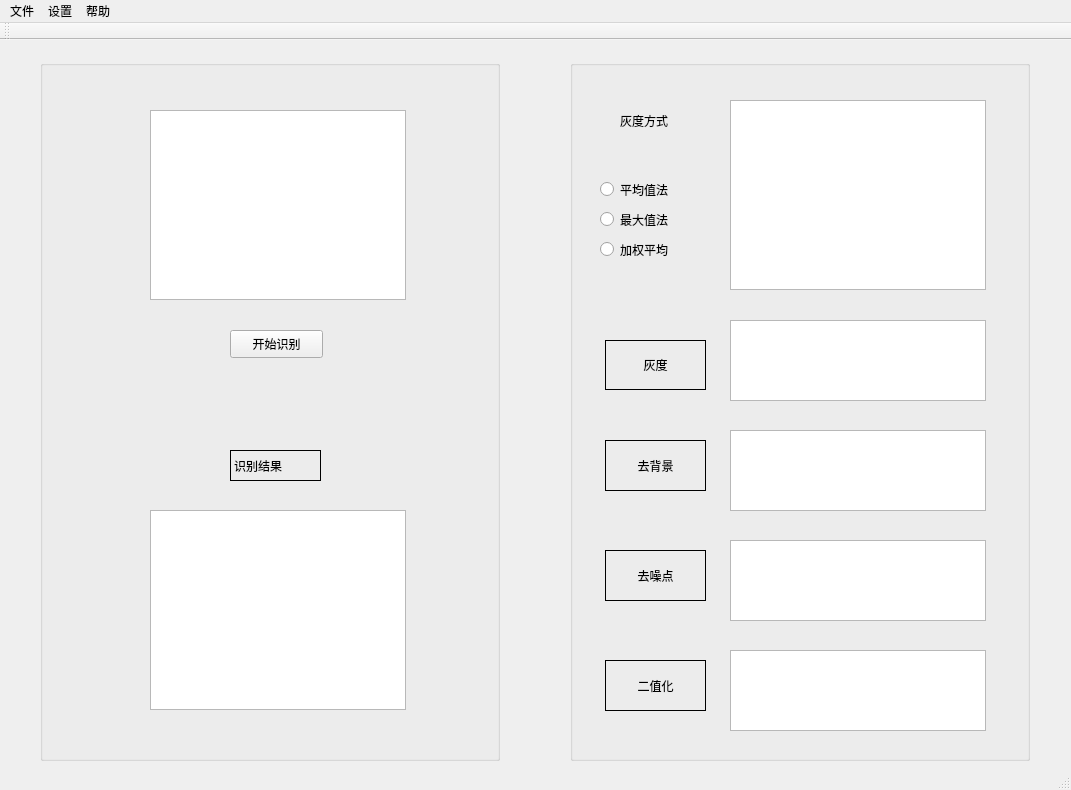
<?xml version="1.0" encoding="UTF-8"?>
<ui version="4.0">
 <class>ViewClass</class>
 <widget class="QMainWindow" name="ViewClass">
  <property name="geometry">
   <rect>
    <x>0</x>
    <y>0</y>
    <width>1071</width>
    <height>790</height>
   </rect>
  </property>
  <property name="windowTitle">
   <string>App</string>
  </property>
  <widget class="QWidget" name="centralWidget">
   <widget class="QGroupBox" name="groupBox">
    <property name="geometry">
     <rect>
      <x>40</x>
      <y>20</y>
      <width>460</width>
      <height>701</height>
     </rect>
    </property>
    <property name="title">
     <string/>
    </property>
    <widget class="QGraphicsView" name="leftOriginView">
     <property name="geometry">
      <rect>
       <x>110</x>
       <y>50</y>
       <width>256</width>
       <height>190</height>
      </rect>
     </property>
    </widget>
    <widget class="QPushButton" name="recognizeButton">
     <property name="geometry">
      <rect>
       <x>190</x>
       <y>270</y>
       <width>93</width>
       <height>28</height>
      </rect>
     </property>
     <property name="styleSheet">
      <string notr="true">font: 12pt &quot;Agency FB&quot;;</string>
     </property>
     <property name="text">
      <string>开始识别</string>
     </property>
    </widget>
    <widget class="QTextBrowser" name="resultText">
     <property name="geometry">
      <rect>
       <x>110</x>
       <y>450</y>
       <width>256</width>
       <height>200</height>
      </rect>
     </property>
    </widget>
    <widget class="QLabel" name="label">
     <property name="geometry">
      <rect>
       <x>190</x>
       <y>390</y>
       <width>91</width>
       <height>31</height>
      </rect>
     </property>
     <property name="styleSheet">
      <string notr="true">font: 12pt &quot;Agency FB&quot;;</string>
     </property>
     <property name="frameShape">
      <enum>QFrame::Box</enum>
     </property>
     <property name="text">
      <string>识别结果</string>
     </property>
    </widget>
   </widget>
   <widget class="QGroupBox" name="groupBox_2">
    <property name="geometry">
     <rect>
      <x>570</x>
      <y>20</y>
      <width>460</width>
      <height>701</height>
     </rect>
    </property>
    <property name="title">
     <string/>
    </property>
    <widget class="QGraphicsView" name="removeBgView">
     <property name="geometry">
      <rect>
       <x>160</x>
       <y>370</y>
       <width>256</width>
       <height>81</height>
      </rect>
     </property>
    </widget>
    <widget class="QGraphicsView" name="denoiseView">
     <property name="geometry">
      <rect>
       <x>160</x>
       <y>480</y>
       <width>256</width>
       <height>81</height>
      </rect>
     </property>
    </widget>
    <widget class="QGraphicsView" name="grayView">
     <property name="geometry">
      <rect>
       <x>160</x>
       <y>260</y>
       <width>256</width>
       <height>81</height>
      </rect>
     </property>
    </widget>
    <widget class="QGraphicsView" name="binaryzationView">
     <property name="geometry">
      <rect>
       <x>160</x>
       <y>590</y>
       <width>256</width>
       <height>81</height>
      </rect>
     </property>
    </widget>
    <widget class="QGraphicsView" name="rightOriginView">
     <property name="geometry">
      <rect>
       <x>160</x>
       <y>40</y>
       <width>256</width>
       <height>190</height>
      </rect>
     </property>
    </widget>
    <widget class="QLabel" name="label_4">
     <property name="geometry">
      <rect>
       <x>35</x>
       <y>380</y>
       <width>101</width>
       <height>51</height>
      </rect>
     </property>
     <property name="styleSheet">
      <string notr="true">font: 14pt &quot;Agency FB&quot;;</string>
     </property>
     <property name="frameShape">
      <enum>QFrame::Box</enum>
     </property>
     <property name="text">
      <string>去背景</string>
     </property>
     <property name="alignment">
      <set>Qt::AlignCenter</set>
     </property>
    </widget>
    <widget class="QLabel" name="label_3">
     <property name="geometry">
      <rect>
       <x>35</x>
       <y>490</y>
       <width>101</width>
       <height>51</height>
      </rect>
     </property>
     <property name="styleSheet">
      <string notr="true">font: 14pt &quot;Agency FB&quot;;</string>
     </property>
     <property name="frameShape">
      <enum>QFrame::Box</enum>
     </property>
     <property name="text">
      <string>去噪点</string>
     </property>
     <property name="alignment">
      <set>Qt::AlignCenter</set>
     </property>
    </widget>
    <widget class="QLabel" name="label_2">
     <property name="geometry">
      <rect>
       <x>35</x>
       <y>600</y>
       <width>101</width>
       <height>51</height>
      </rect>
     </property>
     <property name="styleSheet">
      <string notr="true">font: 14pt &quot;Agency FB&quot;;</string>
     </property>
     <property name="frameShape">
      <enum>QFrame::Box</enum>
     </property>
     <property name="text">
      <string>二值化</string>
     </property>
     <property name="alignment">
      <set>Qt::AlignCenter</set>
     </property>
    </widget>
    <widget class="QLabel" name="label_5">
     <property name="geometry">
      <rect>
       <x>35</x>
       <y>280</y>
       <width>101</width>
       <height>50</height>
      </rect>
     </property>
     <property name="styleSheet">
      <string notr="true">font: 14pt &quot;Agency FB&quot;;</string>
     </property>
     <property name="frameShape">
      <enum>QFrame::Box</enum>
     </property>
     <property name="frameShadow">
      <enum>QFrame::Plain</enum>
     </property>
     <property name="lineWidth">
      <number>1</number>
     </property>
     <property name="text">
      <string>灰度</string>
     </property>
     <property name="textFormat">
      <enum>Qt::AutoText</enum>
     </property>
     <property name="alignment">
      <set>Qt::AlignCenter</set>
     </property>
     <property name="wordWrap">
      <bool>false</bool>
     </property>
    </widget>
    <widget class="QRadioButton" name="meanRadioButton">
     <property name="geometry">
      <rect>
       <x>30</x>
       <y>120</y>
       <width>115</width>
       <height>19</height>
      </rect>
     </property>
     <property name="styleSheet">
      <string notr="true">font: 12pt &quot;Agency FB&quot;;</string>
     </property>
     <property name="text">
      <string>平均值法</string>
     </property>
    </widget>
    <widget class="QRadioButton" name="maxRadioButton">
     <property name="geometry">
      <rect>
       <x>30</x>
       <y>150</y>
       <width>115</width>
       <height>19</height>
      </rect>
     </property>
     <property name="styleSheet">
      <string notr="true">font: 12pt &quot;Agency FB&quot;;</string>
     </property>
     <property name="text">
      <string>最大值法</string>
     </property>
    </widget>
    <widget class="QRadioButton" name="weightRadioButton">
     <property name="geometry">
      <rect>
       <x>30</x>
       <y>180</y>
       <width>115</width>
       <height>19</height>
      </rect>
     </property>
     <property name="styleSheet">
      <string notr="true">font: 12pt &quot;Agency FB&quot;;</string>
     </property>
     <property name="text">
      <string>加权平均</string>
     </property>
    </widget>
    <widget class="QLabel" name="label_6">
     <property name="geometry">
      <rect>
       <x>50</x>
       <y>50</y>
       <width>81</width>
       <height>21</height>
      </rect>
     </property>
     <property name="styleSheet">
      <string notr="true">font: 12pt &quot;Agency FB&quot;；</string>
     </property>
     <property name="text">
      <string>灰度方式</string>
     </property>
    </widget>
   </widget>
  </widget>
  <widget class="QMenuBar" name="menuBar">
   <property name="geometry">
    <rect>
     <x>0</x>
     <y>0</y>
     <width>1071</width>
     <height>26</height>
    </rect>
   </property>
   <widget class="QMenu" name="menu">
    <property name="title">
     <string>文件</string>
    </property>
    <addaction name="importPicAction"/>
    <addaction name="separator"/>
    <addaction name="quitAction"/>
   </widget>
   <widget class="QMenu" name="menu_2">
    <property name="title">
     <string>设置</string>
    </property>
   </widget>
   <widget class="QMenu" name="menu_3">
    <property name="title">
     <string>帮助</string>
    </property>
   </widget>
   <addaction name="menu"/>
   <addaction name="menu_2"/>
   <addaction name="menu_3"/>
  </widget>
  <widget class="QToolBar" name="mainToolBar">
   <attribute name="toolBarArea">
    <enum>TopToolBarArea</enum>
   </attribute>
   <attribute name="toolBarBreak">
    <bool>false</bool>
   </attribute>
  </widget>
  <widget class="QStatusBar" name="statusBar"/>
  <action name="importPicAction">
   <property name="text">
    <string>导入图片</string>
   </property>
  </action>
  <action name="quitAction">
   <property name="text">
    <string>退出</string>
   </property>
  </action>
 </widget>
 <layoutdefault spacing="6" margin="11"/>
 <resources>
  <include location="Vcode.qrc"/>
 </resources>
 <connections/>
</ui>
